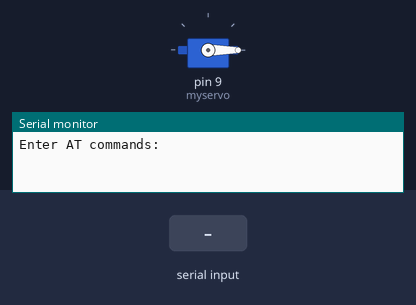
The sketch below on a simulated Arduino Uno, built with avr-gcc and run on an emulated ATmega328P. On the bench: servo, the last lines printed to the serial monitor. The inputs (shaded band) are chosen by the test bench.

Above: at 1.2 s.
1.3 s: "1" received over the second serial link
At 2.3 s:
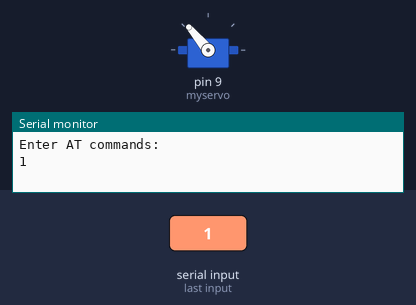
3.0 s: "0" received over the second serial link
At 3.5 s:
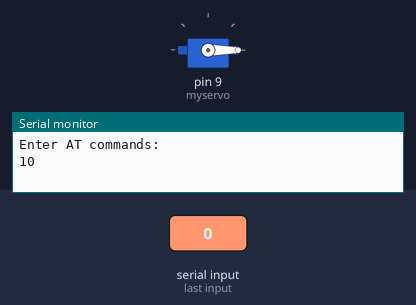
4.5 s: "1" received over Serial
At 7.0 s:
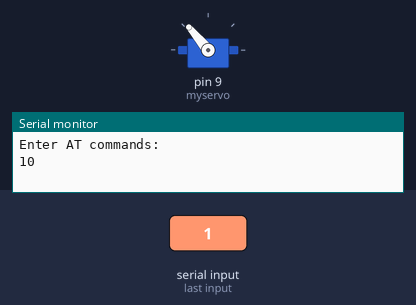
Timing chart, 0 to 8.5 s (numbered marks = the images above; inputs shaded):
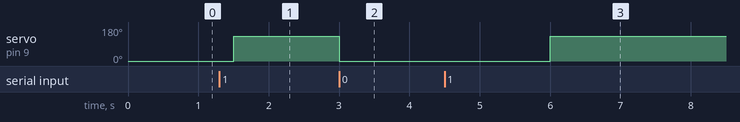

Measured:
- after the input at 1.3 s, servo on pin 9 (myservo): 0° → 130° after 0.20 s
- after the input at 3.0 s, servo on pin 9 (myservo): 130° → 0° at once
- after the input at 4.5 s, servo on pin 9 (myservo): 0° → 130° after 1.5 s

The sketch:

arduino-smart-lock-code.ino
```cpp
#include <SoftwareSerial.h>
#include <Servo.h>

Servo myservo;
SoftwareSerial BTSerial(10, 11); // CONNECT BT RX PIN TO ARDUINO 11 PIN | CONNECT BT TX PIN TO ARDUINO 10 PIN
char commond = '0';

void setup()
{
  myservo.attach(9);
  Serial.begin(9600);
  Serial.println("Enter AT commands:");
  BTSerial.begin(9600);
}

void loop()
{

  // Keep reading from HC-05 and send to Arduino Serial Monitor
  if (BTSerial.available()){
    commond=BTSerial.read();
    Serial.write(commond);
  }

  // Keep reading from Arduino Serial Monitor and send to HC-05
  if (Serial.available()){
    commond=Serial.read();
    BTSerial.write(commond);
  }

  if(commond=='0'){
    myservo.write(0);
    delay(1500);
   }

   if(commond=='1'){
    myservo.write(130);
    delay(1500);
   }
}
```
